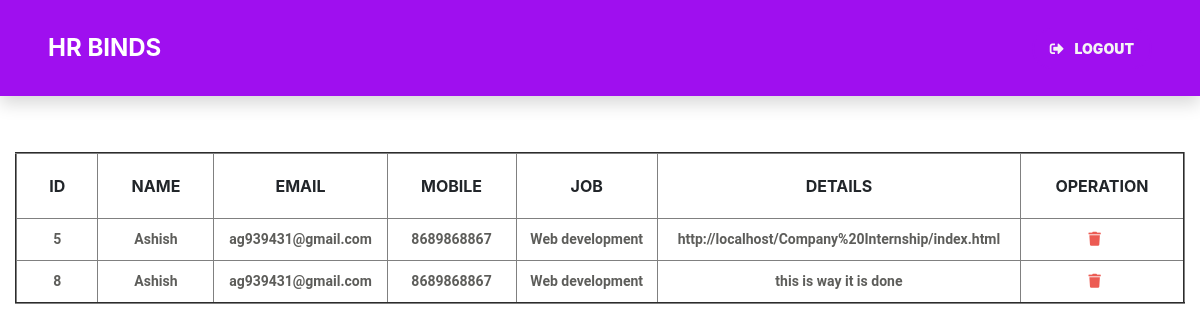
Screenshot of /login/dashboard.php (signed in) with the database file from the repository.
### tables this page shows
CREATE TABLE `details` (
  `id` int(255) NOT NULL,
  `name` varchar(255) NOT NULL,
  `email` varchar(255) NOT NULL,
  `mobile` varchar(255) NOT NULL,
  `job` varchar(255) NOT NULL,
  `details` text NOT NULL
);

### login/dashboard.php (the view, shortened to what this page needs)
<?php
 include 'connection.php';
?>
<!DOCTYPE html>
<html lang="en">
<head>
 <link rel="stylesheet" type="text/css" href="../style.css">
<link rel="stylesheet" href="https://maxcdn.bootstrapcdn.com/bootstrap/4.4.1/css/bootstrap.min.css">
<link rel="stylesheet" type="text/css" href="https://cdnjs.cloudflare.com/ajax/libs/font-awesome/5.13.0/css/all.min.css">
</head>
<body>
 <nav class="navbar y-1 px-5 shadow justify-content-between">
  <a class="navbar-brand" href="#">Hr Binds</a>
  <a class="nav-link" href="logout.php">
      <i class="fas fa-sign-out-alt mr-2"></i>
      Logout
  </a>
</nav>
 <div class="container-fluid">
<div class="table-responsive">
<table border="2px">
  <thead>
    <tr>
      <th>id</th>
      <th>name</th>
      <th>email</th>
      <th>mobile</th>
      <th>job</th>
      <th>details</th>
      <th colspan="2">operation</th>
    </tr>
  </thead>
  <tbody>
    <?php
         $selectquery="select * from details";
         $call = mysqli_query($con,$selectquery);
        while( $res = mysqli_fetch_array($call) ){
           ?>
          <tr>
            <td><?php echo $res['id']?></td>
            <td><?php echo $res['name']?></td>
            <td><?php echo $res['email']?></td>
            <td><?php echo $res['mobile']?></td>
            <td><?php echo $res['job']?></td>
            <td><?php echo $res['details']?></td>
            <td><a href="delete.php?id=<?php echo $res['id'];?>" data-toggle="tooltip" data-placement="bottom" title="Delete">
              <i class="fa fa-trash"></i></a></td>
          </tr>
                <?php
        }
    ?>
  </tbody>
</table>
 </div>
</div>
</body>
</html>

### style.css (style rules this page uses)
* { margin: 0; padding: 0; }
html { scroll-behavior: smooth; overflow-x: hidden; }
body { overflow-x: hidden; }
i { margin-right: 15px; color: #c788ff; }
.navbar { background: #9f0fef!important; width: 100%; height: 12vh; }
.navbar .navbar-brand { font-size: 24px; color: white; font-weight: 700; text-transform: uppercase; }
.navbar .nav-link { color: whitesmoke!important; font-size: 14px; font-weight: 900; text-transform: uppercase; }

### login/dashboard.php (style rules this page uses)
.nav-link { font-size: 17px; font-weight: 700; color: rgba(0, 0, 0, .77); border-radius: 24px; transition: .4s; border: 2px solid #9f0fef; }
.nav-link i { color: whitesmoke; }
table { margin-top: 7vh; width: 100%; }
th { padding:20px 30px; text-transform: uppercase; text-align: center; }
td { text-align: center; padding:10px; font-weight: 600; font-size: 14px; color: #5d5d5a; font-family: 'Roboto', sans-serif; }
i { color: #ec5b53; transition: .3s; }

### rows the page displays
details: id "5", name "Ashish", email "ag939431@gmail.com", mobile "8689868867", job "Web development", details "http://localhost/Company%20Internship/index.html"
details: id "8", name "Ashish", email "ag939431@gmail.com", mobile "8689868867", job "Web development", details "this is way it is done"
